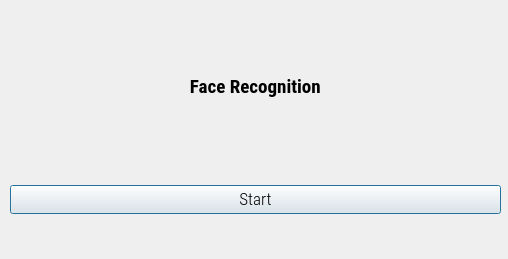
<?xml version="1.0" encoding="UTF-8"?>
<ui version="4.0">
 <class>Dialog</class>
 <widget class="QDialog" name="Dialog">
  <property name="geometry">
   <rect>
    <x>0</x>
    <y>0</y>
    <width>508</width>
    <height>259</height>
   </rect>
  </property>
  <property name="minimumSize">
   <size>
    <width>508</width>
    <height>259</height>
   </size>
  </property>
  <property name="maximumSize">
   <size>
    <width>508</width>
    <height>259</height>
   </size>
  </property>
  <property name="windowTitle">
   <string>Face Recognition Time Attendance App</string>
  </property>
  <property name="windowIcon">
   <iconset resource="resource.qrc">
    <normaloff>:/icon/icon.png</normaloff>:/icon/icon.png</iconset>
  </property>
  <widget class="QWidget" name="verticalLayoutWidget">
   <property name="geometry">
    <rect>
     <x>10</x>
     <y>160</y>
     <width>491</width>
     <height>80</height>
    </rect>
   </property>
   <layout class="QVBoxLayout" name="verticalLayout">
    <item>
     <widget class="QPushButton" name="runButton">
      <property name="font">
       <font>
        <family>Roboto Condensed Light</family>
        <pointsize>13</pointsize>
       </font>
      </property>
      <property name="text">
       <string>Start</string>
      </property>
     </widget>
    </item>
   </layout>
  </widget>
  <widget class="QLabel" name="filelabel">
   <property name="geometry">
    <rect>
     <x>30</x>
     <y>70</y>
     <width>455</width>
     <height>33</height>
    </rect>
   </property>
   <property name="font">
    <font>
     <family>Roboto Condensed</family>
     <pointsize>14</pointsize>
     <weight>75</weight>
     <bold>true</bold>
    </font>
   </property>
   <property name="text">
    <string>Face Recognition </string>
   </property>
   <property name="alignment">
    <set>Qt::AlignCenter</set>
   </property>
  </widget>
  <widget class="QWidget" name="">
   <property name="geometry">
    <rect>
     <x>10</x>
     <y>70</y>
     <width>489</width>
     <height>35</height>
    </rect>
   </property>
   <layout class="QHBoxLayout" name="horizontalLayout"/>
  </widget>
 </widget>
 <resources>
  <include location="resource.qrc"/>
 </resources>
 <connections/>
</ui>
